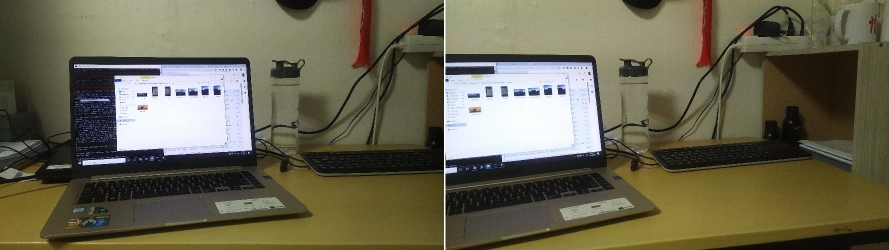
#> input picture images/inputs.jpg, 1778 x 500 px (shown at 1/2 size)
$ python panorama.py images/inputs.jpg images/left.jpg
#> lines starting #> are read from the running program, lines starting #| are printed output that depends on the picture
#> further down, img1 is the input picture: shape (500, 1778, 3); mean B, G, R 80.6, 101.7, 105.6
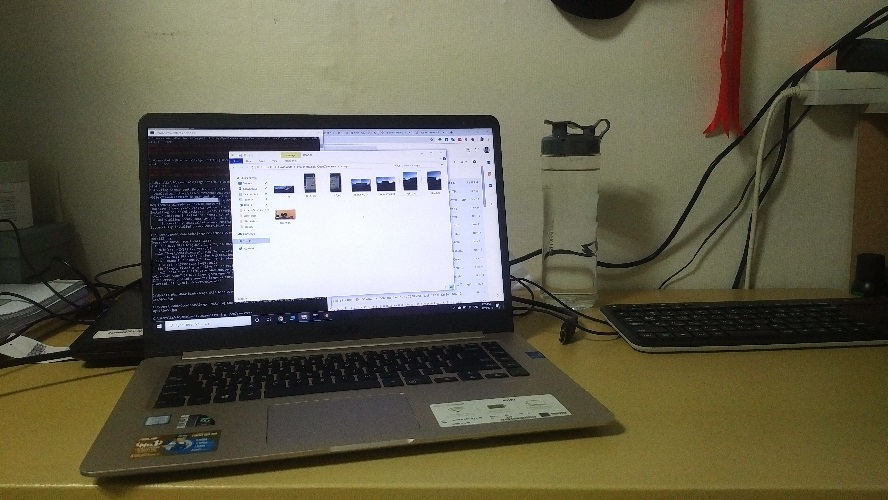
#> input picture images/left.jpg, 888 x 500 px
#> further down, img2 is the input picture: shape (500, 888, 3); mean B, G, R 78.3, 97.6, 100.7
import numpy as np
import cv2
import sys

def registration(img1,img2):
    kp1, des1 = sift.detectAndCompute(img1, None)
#> kp1 = 1627 keypoints; strongest (x, y, size): (497, 305, 1.9), (1196, 306, 2.4), (410, 184, 9.2), (1123, 182, 10.2)
    kp2, des2 = sift.detectAndCompute(img2, None)
#> kp2 = 845 keypoints; strongest (x, y, size): (497, 305, 1.9), (410, 184, 9.2), (434, 183, 9.4), (386, 186, 9.7)
    matcher = cv2.BFMatcher()
    raw_matches = matcher.knnMatch(des1, des2, k=2)
#> raw_matches = 1627 matches
    good_points = []
    good_matches=[]
    for m1, m2 in raw_matches:
        if m1.distance < ratio * m2.distance:
            good_points.append((m1.trainIdx, m1.queryIdx))
            good_matches.append([m1])
#> after the loop, good_matches = 1090 matches; good_points = 1090 pairs, first value 0 to 842, second value 0 to 1602
    img3 = cv2.drawMatchesKnn(img1, kp1, img2, kp2, good_matches, None, flags=2)
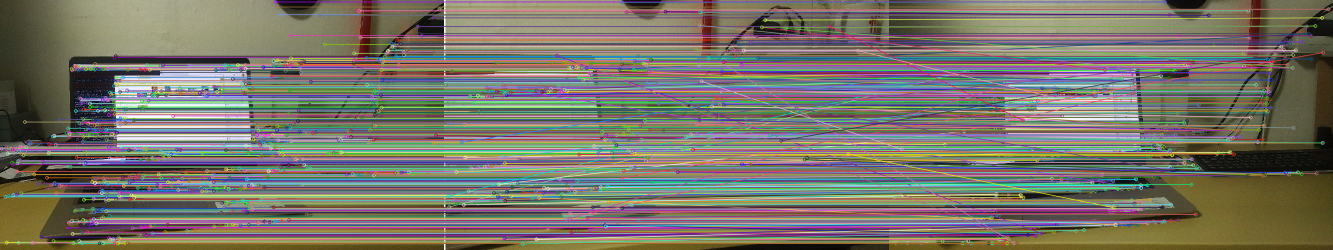
#> img3: shape (500, 2666, 3) (shown at 1/2 size); mean B, G, R 105.7, 116.3, 119.7
    cv2.imwrite('matching.jpg', img3)
    if len(good_points) > min_match:
        image1_kp = np.float32(
            [kp1[i].pt for (_, i) in good_points])
#> image1_kp = 1090 pairs, first value 3.03 to 1715.3, second value 3.42 to 487.4
        image2_kp = np.float32(
            [kp2[i].pt for (i, _) in good_points])
#> image2_kp = 1090 pairs, first value 3.03 to 878.3, second value 3.41 to 486.5
        H, status = cv2.findHomography(image2_kp, image1_kp, cv2.RANSAC,5.0)
#> H = [[1, 0.000192, -0.0715], [1.29e-06, 1, -0.0133], [-2.06e-08, 1.92e-07, 1]]; status = 1090 values, max 1 at index 0, min 0 at index 254, mean 0.73
    return H

def create_mask(img1,img2,version):
    height_img1 = img1.shape[0]
    width_img1 = img1.shape[1]
    width_img2 = img2.shape[1]
    height_panorama = height_img1
    width_panorama = width_img1 +width_img2
    offset = int(smoothing_window_size / 2)
    barrier = img1.shape[1] - int(smoothing_window_size / 2)
    mask = np.zeros((height_panorama, width_panorama))
    if version== 'left_image':
        mask[:, barrier - offset:barrier + offset ] = np.tile(np.linspace(1, 0, 2 * offset ).T, (height_panorama, 1))
        mask[:, :barrier - offset] = 1
    else:
        mask[:, barrier - offset :barrier + offset ] = np.tile(np.linspace(0, 1, 2 * offset ).T, (height_panorama, 1))
        mask[:, barrier + offset:] = 1
    return cv2.merge([mask, mask, mask])

def stitching(img1,img2):
    H = registration(img1,img2)
    height_img1 = img1.shape[0]
#> height_img1 = 500
    width_img1 = img1.shape[1]
#> width_img1 = 1778
    width_img2 = img2.shape[1]
#> width_img2 = 888
    height_panorama = height_img1
#> height_panorama = 500
    width_panorama = width_img1 +width_img2
#> width_panorama = 2666

    panorama1 = np.zeros((height_panorama, width_panorama, 3))
    mask1 = create_mask(img1,img2,version='left_image')
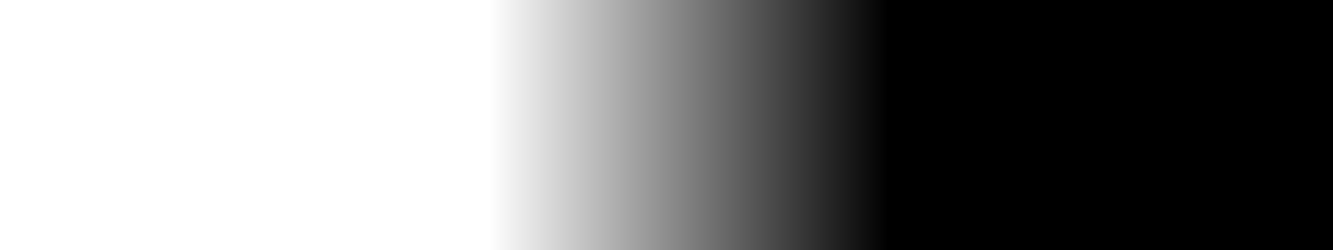
#> mask1: shape (500, 2666, 3) float64 (shown at 1/2 size); min 0, max 1, mean 0.517
    panorama1[0:img1.shape[0], 0:img1.shape[1], :] = img1
    panorama1 *= mask1
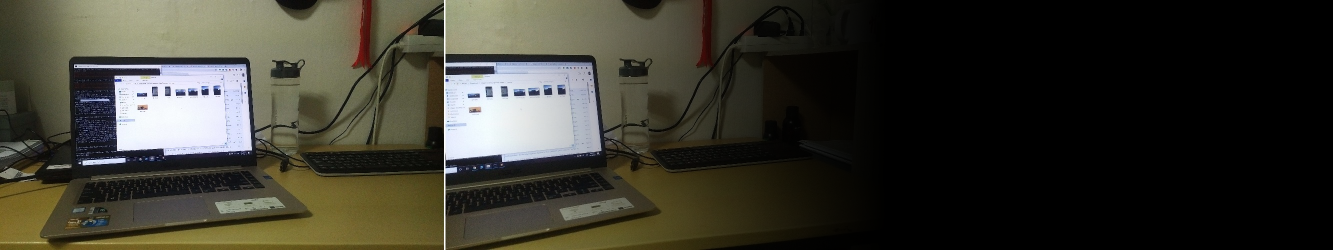
#> panorama1: shape (500, 2666, 3) float64 (shown at 1/2 size); mean B, G, R 45.4, 55.1, 56.6
    mask2 = create_mask(img1,img2,version='right_image')
#> call 2 of create_mask, with version = 'right_image'
#> in create_mask (call 2), `mask[:, barrier - offset :barrier + offset ] = np.tile(np.linspace(0, ..`:
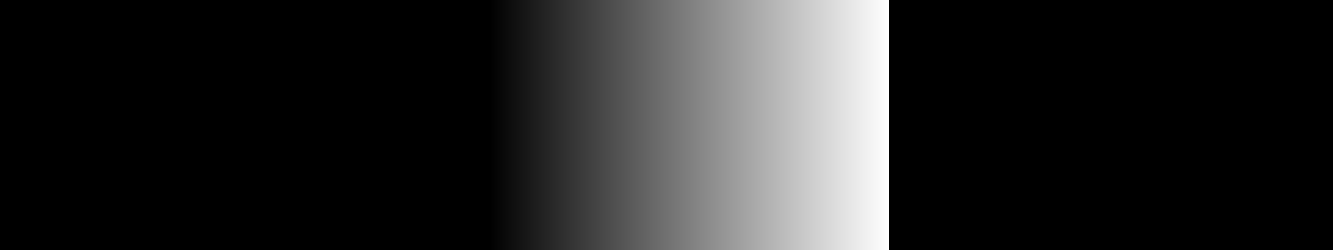
#> mask: shape (500, 2666) float64 (shown at 1/2 size); min 0, max 1, mean 0.15
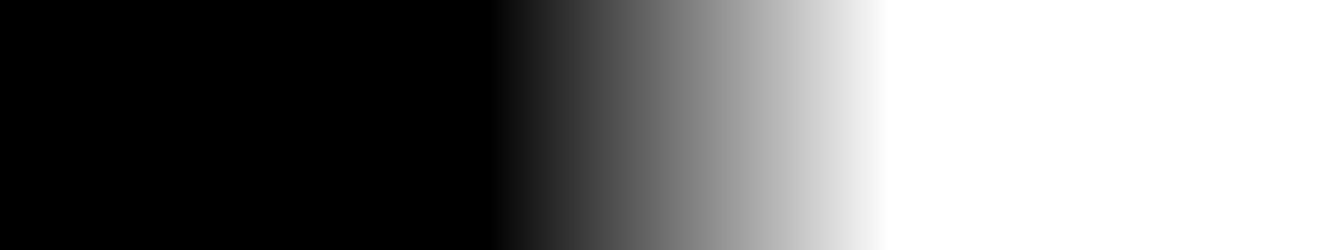
#> mask2: shape (500, 2666, 3) float64 (shown at 1/2 size); min 0, max 1, mean 0.483
    panorama2 = cv2.warpPerspective(img2, H, (width_panorama, height_panorama))*mask2
#> panorama2: shape (500, 2666, 3) float64; every value is 0
    result=panorama1+panorama2

    rows, cols = np.where(result[:, :, 0] != 0)
    min_row, max_row = min(rows), max(rows) + 1
#> min_row = 0; max_row = 500
    min_col, max_col = min(cols), max(cols) + 1
#> min_col = 0; max_col = 1777
    final_result = result[min_row:max_row, min_col:max_col, :]
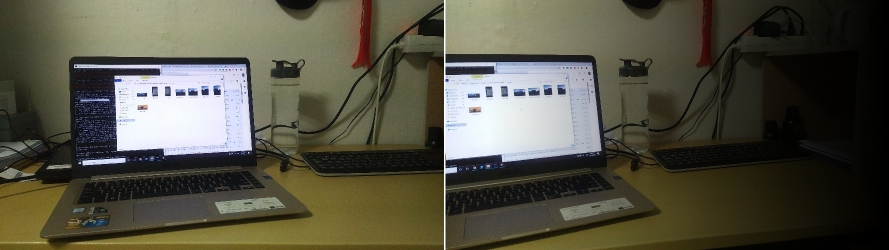
#> final_result: shape (500, 1777, 3) float64 (shown at 1/2 size); mean B, G, R 68.1, 82.6, 84.9
    return final_result

# Parameters
ratio = 0.85
min_match = 10
sift = cv2.xfeatures2d.SIFT_create()
smoothing_window_size = 800

# Main
if __name__ == '__main__':
    img1 = cv2.imread(sys.argv[1])      # read image1 path from command line
    img2 = cv2.imread(sys.argv[2])      # read image2 path from command line
    output = stitching(img1,img2)
    cv2.imwrite('panorama.jpg', output)
